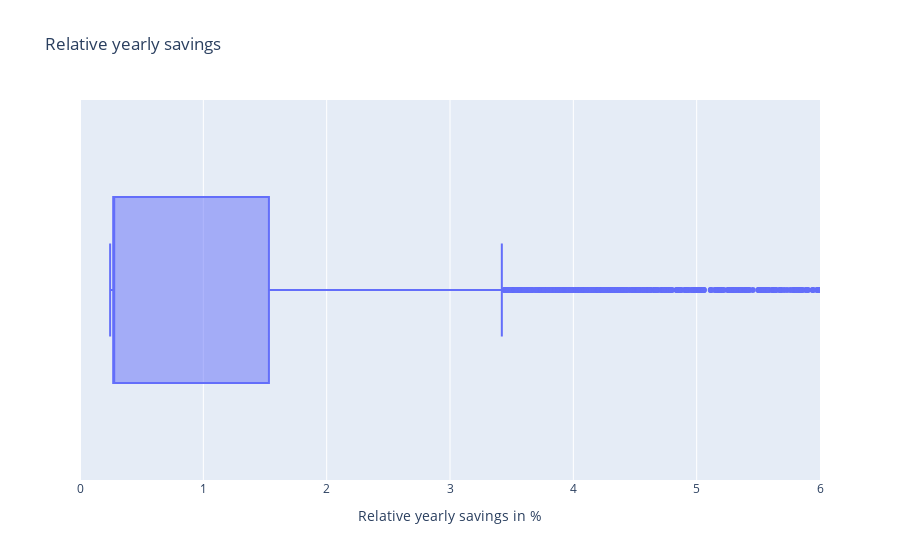

The cell this chart's notebook holds for it:
### Code cell
rel_yearly_savings = 100 * rel_diff["total_yearly_costs_eur"].copy()
rel_yearly_savings.name = "Relative yearly savings in %"
print(rel_yearly_savings.describe().drop("count").to_markdown())
print("-----------------------")
n_profiles_1pct_yearly_savings = len(rel_diff[rel_diff["total_yearly_costs_eur"] > 0.01])
print(f"Number of profiles with more than 1% yearly savings: {n_profiles_1pct_yearly_savings}")
perc_profiles_1pct_yearly_savings = (n_profiles_1pct_yearly_savings / len(rel_diff)) * 100
print(f"Percentage of profiles with more than 1% yearly savings: {perc_profiles_1pct_yearly_savings:.2f} %")
n_profiles_2pct_yearly_savings = len(rel_diff[rel_diff["total_yearly_costs_eur"] > 0.02])
print(f"Number of profiles with more than 2% yearly savings: {n_profiles_2pct_yearly_savings}")
perc_profiles_2pct_yearly_savings = (n_profiles_2pct_yearly_savings / len(rel_diff)) * 100
print(f"Percentage of profiles with more than 2% yearly savings: {perc_profiles_2pct_yearly_savings:.2f} %")
n_profiles_3pct_yearly_savings = len(rel_diff[rel_diff["total_yearly_costs_eur"] > 0.03])
print(f"Number of profiles with more than 3% yearly savings: {n_profiles_3pct_yearly_savings}")
perc_profiles_3pct_yearly_savings = (n_profiles_3pct_yearly_savings / len(rel_diff)) * 100
print(f"Percentage of profiles with more than 3% yearly savings: {perc_profiles_3pct_yearly_savings:.2f} %")

fig_df = pd.DataFrame()
fig_df = rel_diff.copy() * 100
fig_df = fig_df.rename(columns={"total_yearly_costs_eur": "Savings"})
fig = px.box(
    data_frame=fig_df,
    x="Savings",
    title="Relative yearly savings")
fig.update_layout(xaxis_title="Relative yearly savings in %", yaxis_title="")
fig.update_xaxes(range=[0, 6])
fig.show()

### Figure 1 — Plotly figure (JSON) as saved in the notebook; plotly's stock layout.template omitted (floating-point values rounded to 4 significant figures; data arrays with more than 128 entries replaced by an {"elided": "..."} marker saying what was removed)
{"data": [{"alignmentgroup": "True", "hovertemplate": "Savings=%{x}<extra></extra>", "legendgroup": "", "marker": {"color": "#636efa"}, "name": "", "notched": false, "offsetgroup": "", "orientation": "h", "showlegend": false, "type": "box", "x": {"elided": "5352 float values"}, "x0": " ", "xaxis": "x", "y0": " ", "yaxis": "y"}], "layout": {"boxmode": "group", "legend": {"tracegroupgap": 0}, "title": {"text": "Relative yearly savings"}, "xaxis": {"anchor": "y", "domain": [0, 1], "range": [0, 6], "title": {"text": "Relative yearly savings in %"}}, "yaxis": {"anchor": "x", "domain": [0, 1], "title": {"text": ""}}}}
